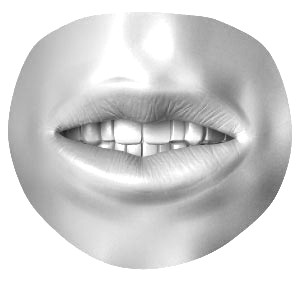
#> input picture mouths/Rest.jpg, 300 x 300 px
$ python -i ffmpeg_create_video.py   (imports and definitions only)   (Python 2 division)
#> lines starting #> are read from the running program, lines starting #| are printed output that depends on the picture
#!/usr/bin/python

import subprocess
import numpy
import cv2
import copy
import re

import star_trek_parse

import pick_voice as pv
import google_images as gi
import ffmpeg_add_audio as ffaa
import voice
from script import Dialog, StageDirection, ENTER, EXIT, BACKGROUND

ASPECT_RATIO = 16.0 / 9.0
VERTICAL_RESOLUTION = 720
HORIZONTAL_RESOLUTION = int(VERTICAL_RESOLUTION * ASPECT_RATIO)

FRAME_RATE = 24

VIDEO_FILENAME = 'tmp/out'

ffmpeg_create_video_command = ['ffmpeg',
        '-y', # overwrite file if it exists
        '-f', 'rawvideo',
        '-vcodec', 'rawvideo',
        '-s', '%dx%d' % (HORIZONTAL_RESOLUTION, VERTICAL_RESOLUTION),
        '-pix_fmt', 'rgb24',
        '-r', '%d' % FRAME_RATE,
        '-i', '-',
        '-an',
        '-b:v', '4M',
        '-vcodec', 'mpeg4',
        '%s.mp4' % VIDEO_FILENAME
        ]

def load_image(filename):
    return cv2.cvtColor(cv2.imread(filename), cv2.COLOR_BGR2RGB)

# [70 lines left out: functions draw_image, fit_character, draw_character, draw_mouth, fit_dimensions, not called in this run]

def as_background_image(image):
    return fit_dimensions(image, HORIZONTAL_RESOLUTION, VERTICAL_RESOLUTION)

# [107 lines left out: functions draw_scene, create_video, not called in this run]

# [3 lines not run here, left out]

>>> import cv2
>>> picture = cv2.imread('mouths/Rest.jpg')
#> picture is the input picture: shape (300, 300, 3); min 27, max 255, mean 213.5
>>> result = as_background_image(picture)
#> in fit_dimensions, `return fit_image[y_offset:y_offset+fit_height, x_offset:x_offset+fit_w..`:
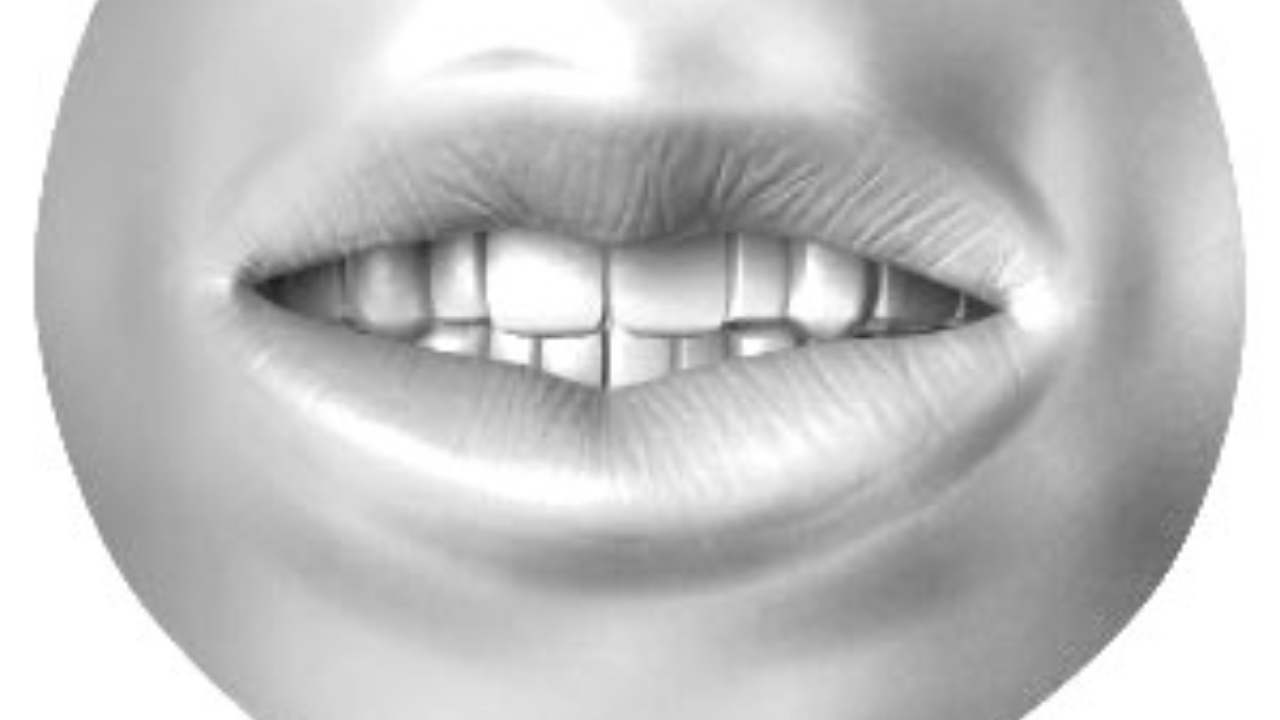
#> returned value: shape (720, 1280, 3); min 28, max 255, mean 194.1
